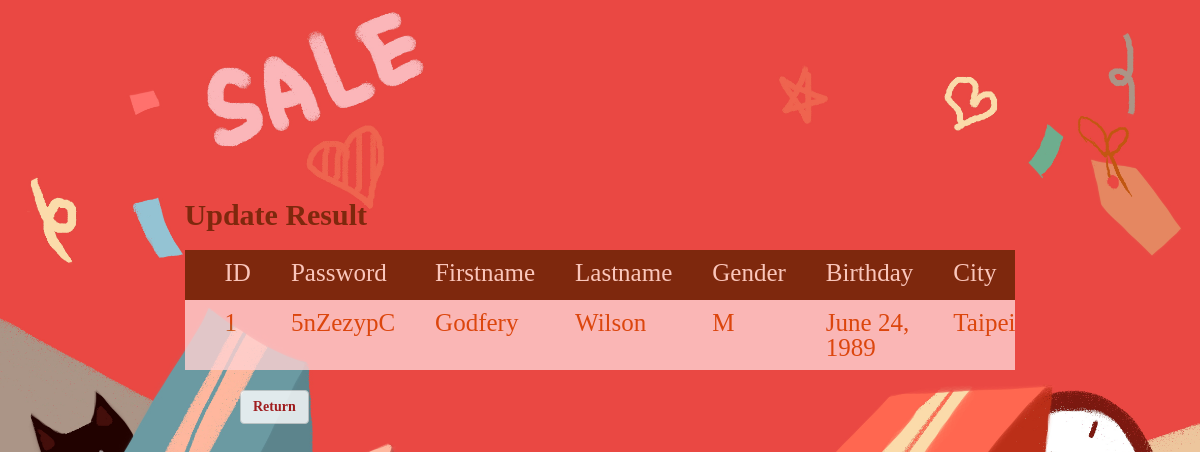
Screenshot of /1/showUpdatedCustomer with the database file from the repository.
### catalog/models.py (models this page shows, shortened)
class Customer(models.Model):
    GENDER = (
        ('F', 'Female'),
        ('M', 'Male'),
    )
    CID = models.CharField(primary_key=True, max_length=10)
    Password = models.CharField(max_length=50)
    Firstname = models.CharField(max_length=50)
    Lastname = models.CharField(max_length=50)
    Gender = models.CharField(max_length=10, choices = GENDER)
    BDate = models.DateField()
    City = models.CharField(max_length=50)

### catalog/views.py (the view)
# urls.py: path('<id>/showUpdatedCustomer', showUpdatedCustomer),
def showUpdatedCustomer(request, id):
    context ={}
    context["customer"] = Customer.objects.get(CID = id)
    return render(request, "showUpdatedCustomer.html", context)

### templates/showUpdatedCustomer.html (shortened to what this page needs)
<!DOCTYPE html>
{% load static %}
<html lang="en">
<head>
    <link rel="stylesheet" href="https://maxcdn.bootstrapcdn.com/bootstrap/3.4.1/css/bootstrap.min.css">
    <link rel="stylesheet" href="{% static 'css/all.css' %}">
    <link rel="stylesheet" href="{% static 'css/showUpdate.css' %}">
</head>
<body>
    <table align="center" border="3" width="800" style="margin-bottom: 20px;">
        <caption style="font-weight: bold; font-size: 30px; color: #642100;  margin-bottom: 20px;">Update Result</caption>
        <tr style="background-color: #642100;">
            <th style="height:50px;width:200px;color: #FFE6D9;font-size: 25px;padding-left: 40px; padding-top:10px;"> ID </th>
            <th style="height:50px;width:200px;color: #FFE6D9;font-size: 25px;padding-left: 40px; padding-top:10px;"> Password </th>
            <th style="height:50px;width:200px;color: #FFE6D9;font-size: 25px;padding-left: 40px; padding-top:10px;"> Firstname </th>
            <th style="height:50px;width:200px;color: #FFE6D9;font-size: 25px;padding-left: 40px; padding-top:10px;"> Lastname </th>
            <th style="height:50px;width:200px;color: #FFE6D9;font-size: 25px;padding-left: 40px; padding-top:10px;"> Gender </th>
            <th style="height:50px;width:200px;color: #FFE6D9;font-size: 25px;padding-left: 40px; padding-top:10px;"> Birthday </th>
            <th style="height:50px;width:200px;color: #FFE6D9;font-size: 25px;padding-left: 40px; padding-top:10px;"> City </th>
        </tr>
        <tr style="background-color: #FFD2D2;">
            <td style="height:70px;width:200px;color: #D94600;font-size: 25px;padding-left: 40px; padding-top:10px;"> {{ customer.CID }} </td>
            <td style="height:70px;width:200px;color: #D94600;font-size: 25px;padding-left: 40px; padding-top:10px;"> {{ customer.Password }} </td>
            <td style="height:70px;width:200px;color: #D94600;font-size: 25px;padding-left: 40px; padding-top:10px;"> {{ customer.Firstname }} </td>
            <td style="height:70px;width:200px;color: #D94600;font-size: 25px;padding-left: 40px; padding-top:10px;"> {{ customer.Lastname }} </td>
            <td style="height:70px;width:200px;color: #D94600;font-size: 25px;padding-left: 40px; padding-top:10px;"> {{ customer.Gender }} </td>
            <td style="height:70px;width:200px;color: #D94600;font-size: 25px;padding-left: 40px; padding-top:10px;"> {{ customer.BDate }} </td>
            <td style="height:70px;width:200px;color: #D94600;font-size: 25px;padding-left: 40px; padding-top:10px;"> {{ customer.City }} </td>
        </tr>
    </table>
    <input type="button" class="btn btn-default" value="Return" style="margin-left:240px;color:#AE0000; font-weight: bold;" onclick="javascript:location.href='http://127.0.0.1:8000/member_page'">
</body>
</html>

### static/css/all.css (style rules this page uses)
html, body, div, span, applet, object, iframe, h1, h2, h3, h4, h5, h6, p, blockquote, pre, a, abbr, acronym, address, big, cite, code, del, dfn, em, img, ins, kbd, q, s, samp, small, strike, strong, sub, sup, tt, var, b, u, i, center, dl, dt, dd, ol, ul, li, fieldset, form, label, legend, table, caption, tbody, tfoot, thead, tr, th, td, article, aside, canvas, details, embed, figure, figcaption, footer, header, hgroup, menu, nav, output, ruby, section, summary, time, mark, audio, video { margin: 0; padding: 0; border: 0; font-size: 100%; font: inherit; vertical-align: baseline; }
body { line-height: 1; }
table { border-collapse: collapse; border-spacing: 0; }
body { margin-left: 425px; margin-top: 225px; background-image:url('../img/background.jpg'); background-size:100%; background-repeat:no-repeat; background-color:#FFF4C1; opacity: .8; }

### static/css/showUpdate.css (style rules this page uses)
html, body, div, span, applet, object, iframe, h1, h2, h3, h4, h5, h6, p, blockquote, pre, a, abbr, acronym, address, big, cite, code, del, dfn, em, img, ins, kbd, q, s, samp, small, strike, strong, sub, sup, tt, var, b, u, i, center, dl, dt, dd, ol, ul, li, fieldset, form, label, legend, table, caption, tbody, tfoot, thead, tr, th, td, article, aside, canvas, details, embed, figure, figcaption, footer, header, hgroup, menu, nav, output, ruby, section, summary, time, mark, audio, video { margin: 0; padding: 0; border: 0; font-size: 100%; font: inherit; vertical-align: baseline; }
body { line-height: 1; }
table { border-collapse: collapse; border-spacing: 0; }
table { margin-top: 200px; margin-left:auto; margin-right:auto; }

### rows the page displays
Customer: CID "1", Password "5nZezypC", Firstname "Godfery", Lastname "Wilson", Gender "M", BDate "June 24, 1989", City "Taipei"
